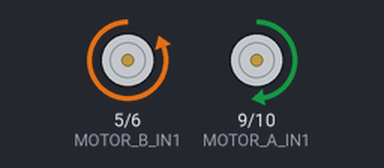
Bench run of a sketch on a simulated Arduino Uno, built with avr-gcc and run on an emulated ATmega328P. On the bench: motor-driver pin pairs drawn as motors (green arrow = first pin HIGH = forward, orange = second pin HIGH = backward, longer = more drive).

Above: at 1.0 s.
At 3.0 s:
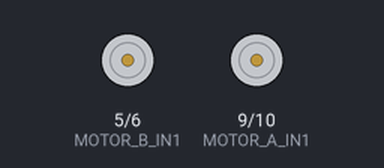
Timing chart, 0 to 5.2 s (numbered marks = the images above):
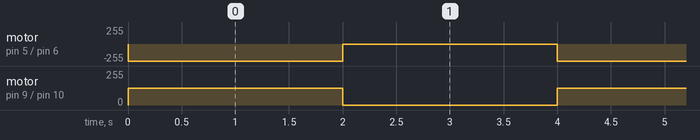

Measured:
- by itself, motor on pin 5 (MOTOR_B_IN1) / pin 6 (MOTOR_B_IN2): alternates backward 255/255 for 2.0 s and stopped for 2.0 s
- by itself, motor on pin 9 (MOTOR_A_IN1) / pin 10 (MOTOR_A_IN2): alternates forward 127/255 for 2.0 s and stopped for 2.0 s

The sketch:

8_s23_DRV_motor_PWM.ino
```cpp
// Define motor control pins
#define MOTOR_A_IN1 9
#define MOTOR_A_IN2 10
#define MOTOR_B_IN1 5
#define MOTOR_B_IN2 6

void setup() {
  // Set the motor control pins as outputs
  pinMode(MOTOR_A_IN1, OUTPUT);
  pinMode(MOTOR_A_IN2, OUTPUT);
  pinMode(MOTOR_B_IN1, OUTPUT);
  pinMode(MOTOR_B_IN2, OUTPUT);
}

void loop() {
  // Example: Drive motor A forward at half speed
  analogWrite(MOTOR_A_IN1, 127);  // PWM value (0-255) for IN1
  digitalWrite(MOTOR_A_IN2, 0);    // IN2 set to LOW

  // Example: Drive motor B backward at full speed
  analogWrite(MOTOR_B_IN1, 0);    // IN1 set to LOW
  analogWrite(MOTOR_B_IN2, 255);  // PWM value (0-255) for IN2

  delay(2000);  // Wait for 2 seconds

  // Stop both motors
  analogWrite(MOTOR_A_IN1, 0);
  analogWrite(MOTOR_A_IN2, 0);
  analogWrite(MOTOR_B_IN1, 0);
  analogWrite(MOTOR_B_IN2, 0);

  delay(2000);  // Wait for 2 seconds
}
```
